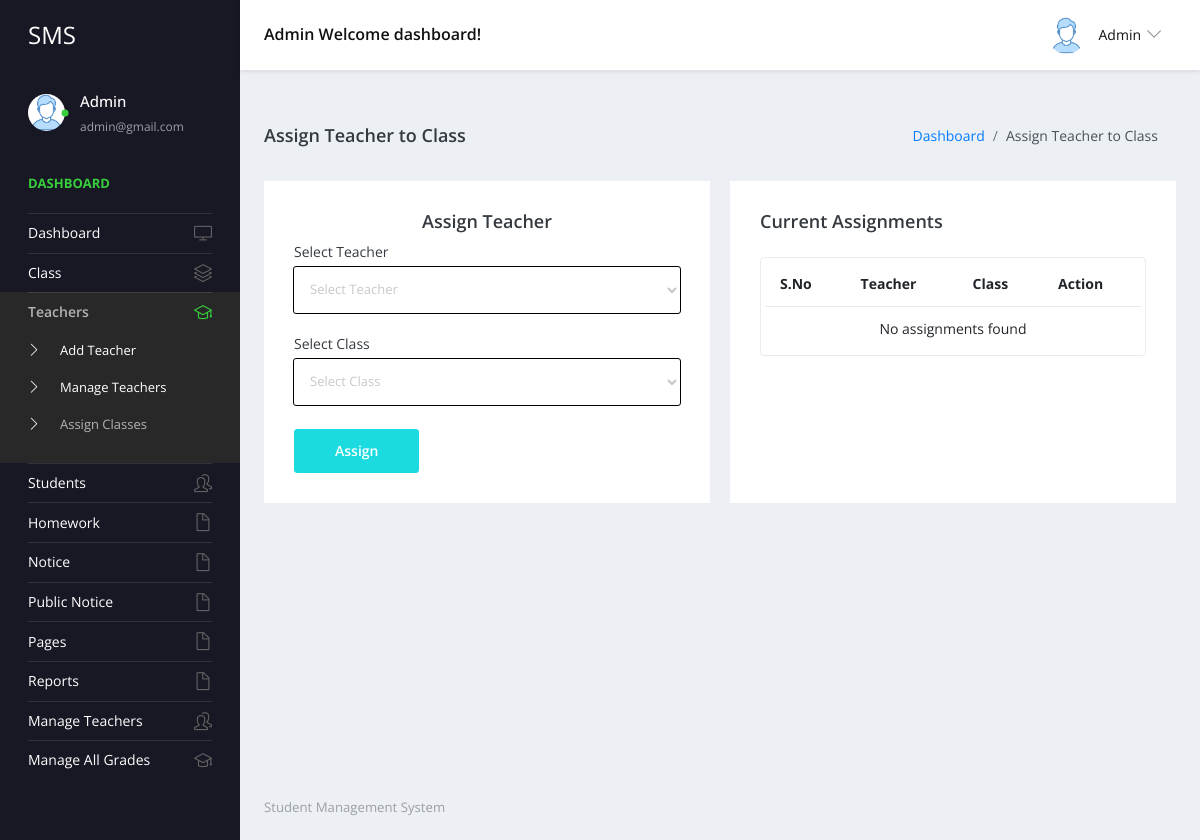
Before: /studentms/admin/assign-teacher-class.php (signed in) with the older database file.
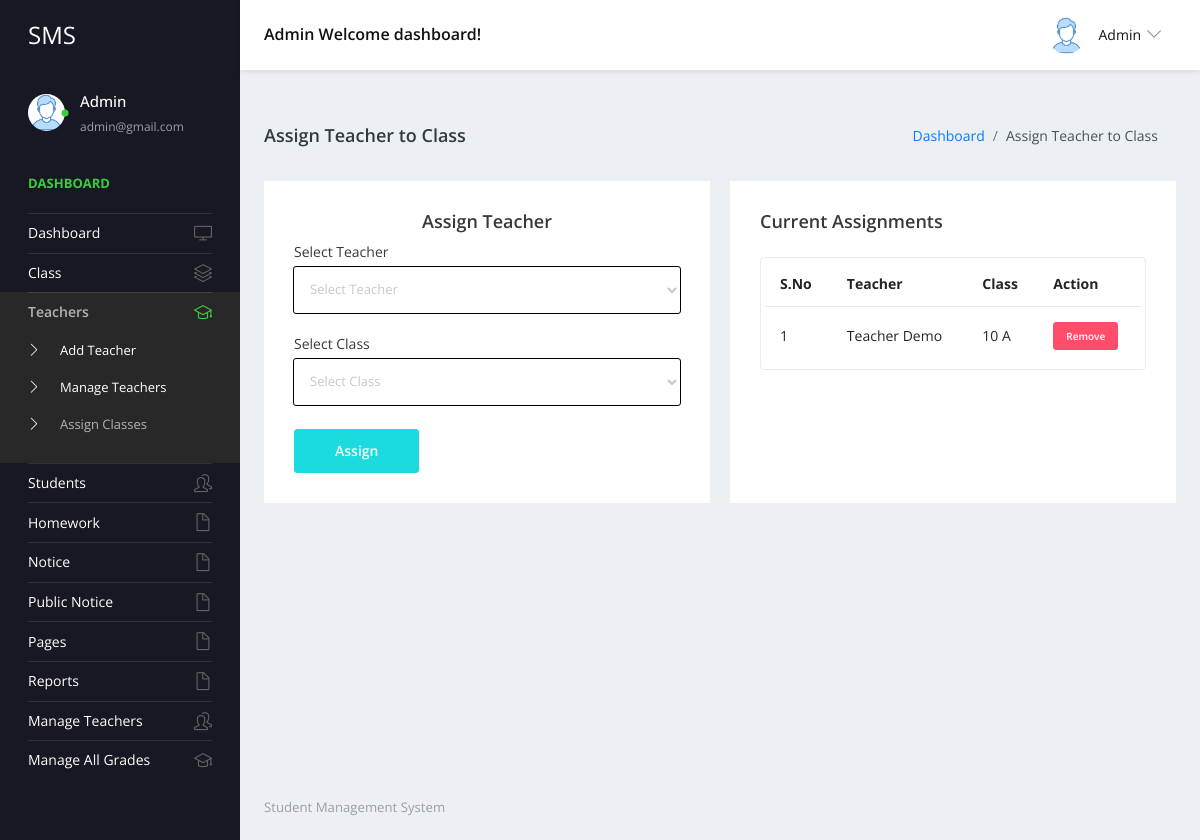
After: the same page with the newer database file.
### tables this page shows
CREATE TABLE `tblteacherclass` (
  `ID` int(10) NOT NULL,
  `TeacherID` int(10) DEFAULT NULL,
  `ClassID` int(10) DEFAULT NULL,
  `AssignDate` timestamp NULL DEFAULT current_timestamp()
);

CREATE TABLE `tblteacher` (
  `ID` int(10) NOT NULL,
  `TeacherName` varchar(120) DEFAULT NULL,
  `UserName` varchar(120) DEFAULT NULL,
  `MobileNumber` bigint(10) DEFAULT NULL,
  `Email` varchar(200) DEFAULT NULL,
  `Password` varchar(200) DEFAULT NULL,
  `TeacherRegdate` timestamp NULL DEFAULT current_timestamp()
);

CREATE TABLE `tblclass` (
  `ID` int(5) NOT NULL,
  `ClassName` varchar(50) DEFAULT NULL,
  `Section` varchar(20) DEFAULT NULL,
  `CreationDate` timestamp NULL DEFAULT current_timestamp()
);

### studentms/admin/assign-teacher-class.php (the view, shortened to what the changed rows need)
<?php
include('includes/dbconnection.php');
if (strlen($_SESSION['sturecmsaid']) == 0) {
    header('location:logout.php');
} else {
?>
    <!DOCTYPE html>
    <html lang="en">
    <head>
        <link rel="stylesheet" href="vendors/simple-line-icons/css/simple-line-icons.css">
        <link rel="stylesheet" href="vendors/flag-icon-css/css/flag-icon.min.css">
        <link rel="stylesheet" href="vendors/css/vendor.bundle.base.css">
        <link rel="stylesheet" href="vendors/select2/select2.min.css">
        <link rel="stylesheet" href="vendors/select2-bootstrap-theme/select2-bootstrap.min.css">
        <link rel="stylesheet" href="css/style.css" />
    </head>
    <body>
        <div class="container-scroller">
            <?php include_once('includes/header.php'); ?>
            <div class="container-fluid page-body-wrapper">
                <?php include_once('includes/sidebar.php'); ?>
                <div class="main-panel">
                    <div class="content-wrapper">
                        <div class="row">
                            <div class="col-6 grid-margin stretch-card">
                                <div class="card">
                                    <div class="card-body">
                                        <div class="table-responsive border rounded p-1">
                                            <table class="table">
                                                <thead>
                                                    <tr>
                                                        <th class="font-weight-bold">S.No</th>
                                                        <th class="font-weight-bold">Teacher</th>
                                                        <th class="font-weight-bold">Class</th>
                                                        <th class="font-weight-bold">Action</th>
                                                    </tr>
                                                </thead>
                                                <tbody>
                                                    <?php
                                                    $sql = "SELECT tc.ID, t.TeacherName, c.ClassName, c.Section
                                                       FROM tblteacherclass tc
                                                       JOIN tblteacher t ON tc.TeacherID = t.ID
                                                       JOIN tblclass c ON tc.ClassID = c.ID";
                                                    $query = $dbh->prepare($sql);
                                                    $query->execute();
                                                    $results = $query->fetchAll(PDO::FETCH_OBJ);
                                                    $cnt = 1;
                                                    if ($query->rowCount() > 0) {
                                                        foreach ($results as $row) {
                                                    ?>
                                                            <tr>
                                                                <td><?php echo htmlentities($cnt); ?></td>
                                                                <td><?php echo htmlentities($row->TeacherName); ?></td>
                                                                <td><?php echo htmlentities($row->ClassName); ?> <?php echo htmlentities($row->Section); ?></td>
                                                                <td>
                                                                    <a href="assign-teacher-class.php?delid=<?php echo ($row->ID); ?>" onclick="return confirm('Do you really want to remove this assignment?');" class="btn btn-danger btn-xs">Remove</a>
                                                                </td>
                                                            </tr>
                                                        <?php
                                                            $cnt = $cnt + 1;
                                                        }
                                                    } else { ?>
                                                        <tr>
                                                            <td colspan="4" style="text-align:center">No assignments found</td>
                                                        </tr>
                                                    <?php } ?>
                                                </tbody>
                                            </table>
                                        </div>
                                    </div>
                                </div>
                            </div>
                        </div>
                    </div>
                </div>
            </div>
        </div>
    </body>
    </html><?php } ?>

### studentms/admin/includes/header.php (shortened to what the changed rows need)
 <nav class="navbar default-layout-navbar col-lg-12 col-12 p-0 fixed-top d-flex flex-row">
        </div><?php
         $aid= $_SESSION['sturecmsaid'];
$sql="SELECT * from tbladmin where ID=:aid";
$query = $dbh -> prepare($sql);
$query->bindParam(':aid',$aid,PDO::PARAM_STR);
$query->execute();
$results=$query->fetchAll(PDO::FETCH_OBJ);
$cnt=1;
if($query->rowCount() > 0)
{
foreach($results as $row)
{               ?>
        <div class="navbar-menu-wrapper d-flex align-items-center flex-grow-1">
          <h5 class="mb-0 font-weight-medium d-none d-lg-flex"><?php  echo htmlentities($row->AdminName);?> Welcome dashboard!</h5>
          <ul class="navbar-nav navbar-nav-right ml-auto">
            <li class="nav-item dropdown d-none d-xl-inline-flex user-dropdown">
              <a class="nav-link dropdown-toggle" id="UserDropdown" href="#" data-toggle="dropdown" aria-expanded="false">
                <img class="img-xs rounded-circle ml-2" src="images/faces/face8.jpg" alt="Profile image"> <span class="font-weight-normal"> <?php  echo htmlentities($row->AdminName);?> </span></a>
                <?php $cnt=$cnt+1;}} ?>
            </li>
          </ul>
        </div>
      </nav>

### studentms/admin/includes/sidebar.php (shortened to what the changed rows need)
<nav class="sidebar sidebar-offcanvas" id="sidebar">
  <ul class="nav">
    <li class="nav-item nav-profile">
      <a href="#" class="nav-link">
        <div class="text-wrapper">
          <?php
          $aid = $_SESSION['sturecmsaid'];
          $sql = "SELECT * from tbladmin where ID=:aid";
          $query = $dbh->prepare($sql);
          $query->bindParam(':aid', $aid, PDO::PARAM_STR);
          $query->execute();
          $results = $query->fetchAll(PDO::FETCH_OBJ);
          $cnt = 1;
          if ($query->rowCount() > 0) {
            foreach ($results as $row) {               ?>
              <p class="profile-name"><?php echo htmlentities($row->AdminName); ?></p>
              <p class="designation"><?php echo htmlentities($row->Email); ?></p><?php $cnt = $cnt + 1;
                                                                                }
                                                                              } ?>
        </div>
      </a>
    </li>
  </ul>
</nav>

Changed rows visible on the page:
added tblteacherclass: TeacherID.TeacherName "Teacher Demo", ClassID.ClassName "10", ClassID.Section "A"
Other visible differences:
text no longer shown: "No assignments found"
